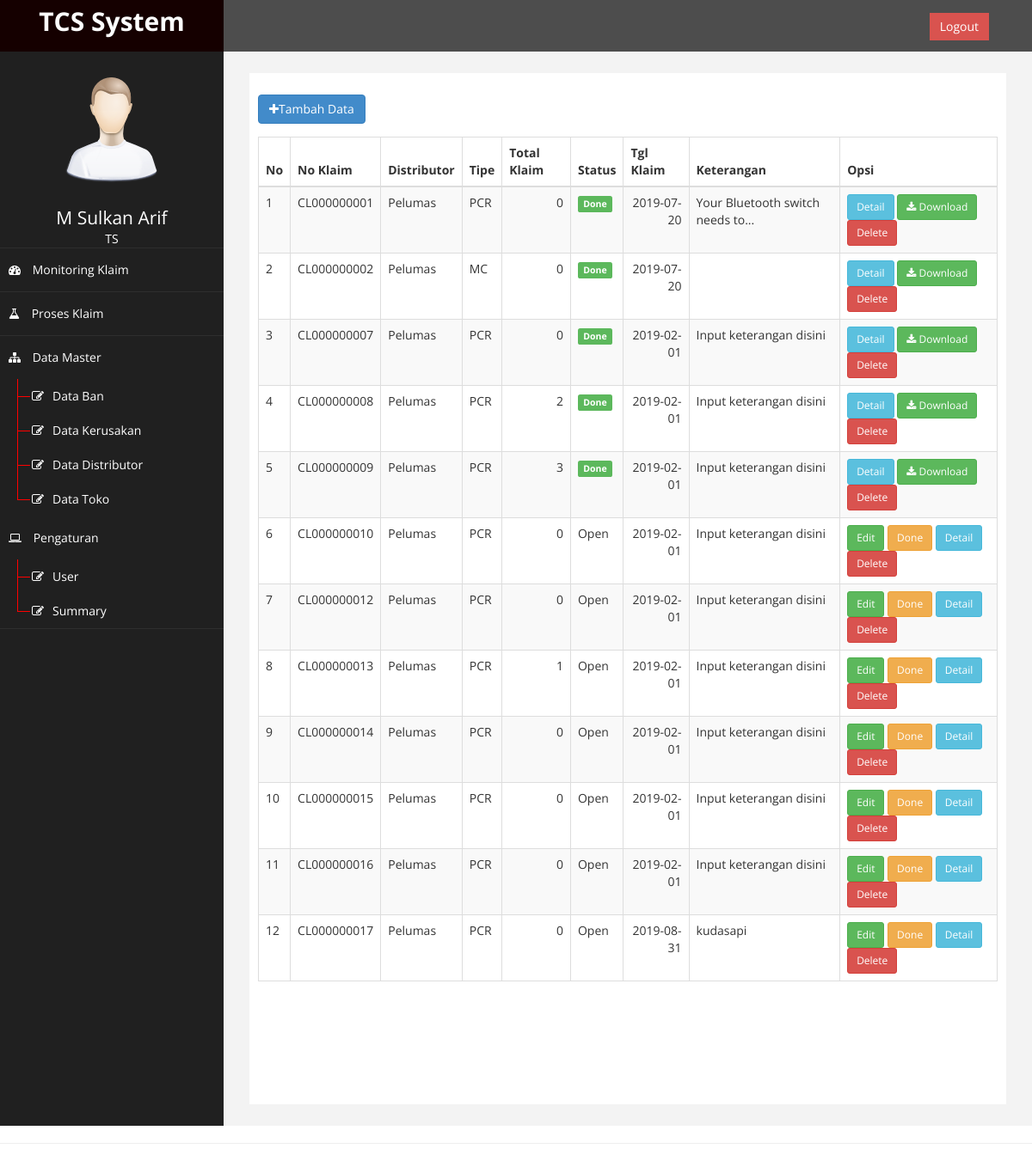
The app's page /?page=klaim (signed in), older data.
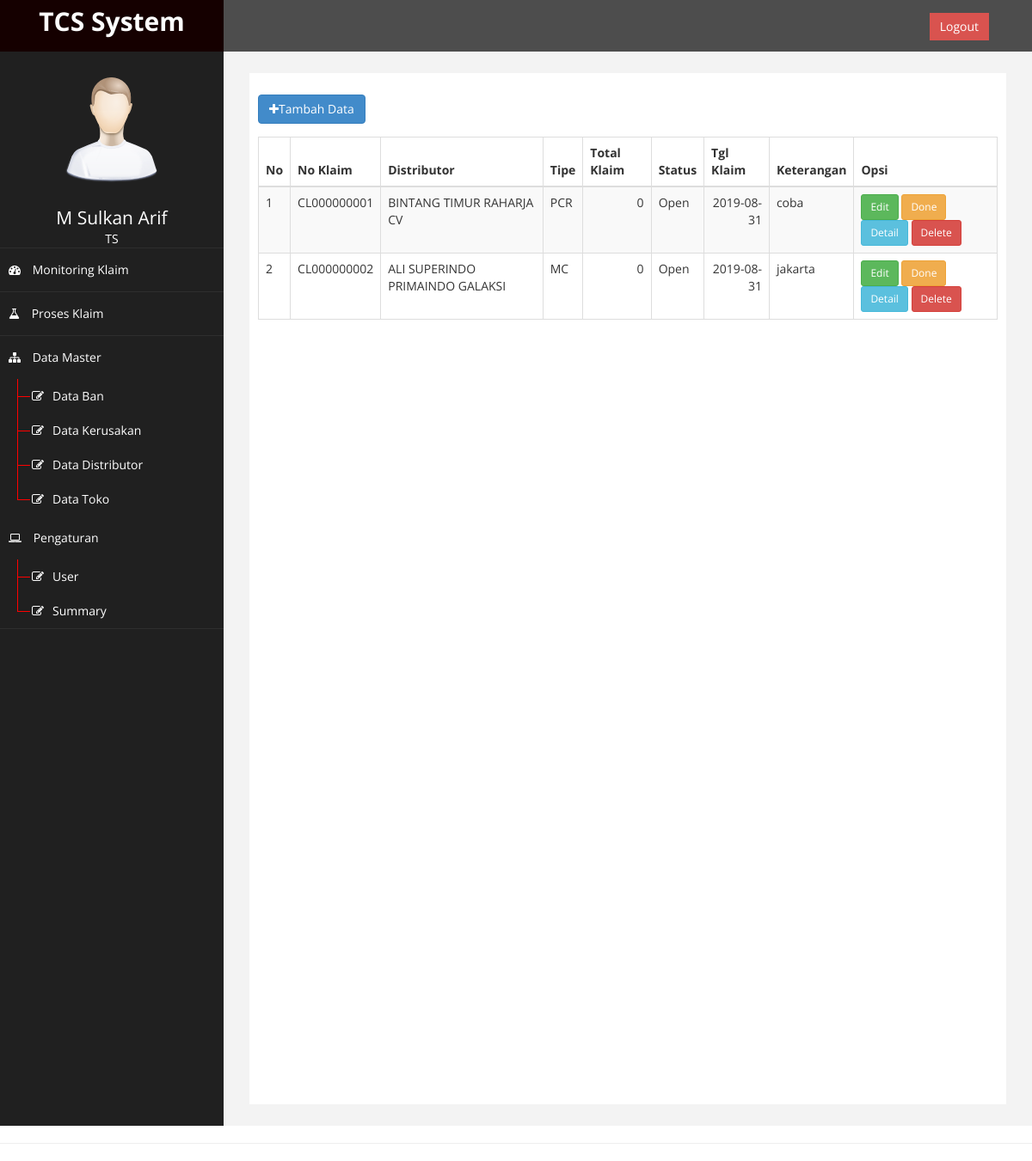
The same page, newer data.
### tables this page shows
CREATE TABLE `db_klaim` (
  `id_klaim` int(11) NOT NULL AUTO_INCREMENT,
  `no_klaim` varchar(20) NOT NULL,
  `grup` varchar(20) NOT NULL,
  `id_distributor` int(1) NOT NULL,
  `tgl_klaim` date DEFAULT NULL,
  `keterangan` text,
  `status` enum('Open','Done') NOT NULL DEFAULT 'Open',
  `tgl_selesai` datetime DEFAULT NULL,
  PRIMARY KEY (`id_klaim`)
);

CREATE TABLE `db_distributor` (
  `id_distributor` int(200) NOT NULL AUTO_INCREMENT,
  `kode_distributor` varchar(100) NOT NULL,
  `nama_distributor` varchar(100) NOT NULL,
  `grup` enum('Internasional','Lokal') NOT NULL,
  `alamat` varchar(200) NOT NULL,
  `area` varchar(100) NOT NULL,
  `kota` varchar(100) NOT NULL,
  `telepon` int(100) NOT NULL,
  PRIMARY KEY (`id_distributor`)
);

### page/proses/proses.php (the view, shortened to what this page needs)
<?php
$klaim = [];
$sql = " SELECT k.*,d.nama_distributor, coalesce(dt.total,0) as total
    FROM db_klaim k
    INNER JOIN db_distributor d ON k.id_distributor=d.id_distributor
    LEFT JOIN (
    SELECT id_klaim, COUNT(*) AS total
    FROM db_klaim_detail
    GROUP BY id_klaim) AS dt ON k.id_klaim = dt.id_klaim ";
$query = mysqli_query($conn, $sql);
$no = 1;
while ($row = mysqli_fetch_assoc($query)) {
    $row['no'] = $no;
    $klaim[] = $row;
    $no++;
}
?>
</div>
<div class="panel-body">
    <a href="?page=klaim&aksi=tambah" class="btn btn-primary" style="margin-bottom: 15px"><i class="fa fa-plus"></i>Tambah Data</a>
    <div class="table-responsive">
        <table class="table table-striped table-bordered table-hover" id="dataTables-example">
            <thead>
                <tr>
                    <th>No</th>
                    <th>No Klaim</th>
                    <th>Distributor</th>
                    <th>Tipe</th>
                    <th>Total Klaim</th>
                    <th>Status</th>
                    <th>Tgl Klaim</th>
                    <th>Keterangan</th>
                    <th>Opsi</th>
                </tr>
            </thead>
            <tbody>
                <?php
                foreach ($klaim as $key => $v) : ?>
                    <tr>
                        <td><?= $v['no'] ?></td>
                        <td><?= $v['no_klaim'] ?></td>
                        <td><?= $v['nama_distributor'] ?></td>
                        <td><?= $v['grup'] ?></td>
                        <td class="text-right"><?= $v['total'] ?></td>
                        <td><span class="<?= $v['status'] == 'Done' ? 'label label-success' : '' ?>"><?= $v['status'] ?></span></td>
                        <td class="text-right"><?= $v['tgl_klaim'] ?></td>
                        <td data-toggle="tooltip" title="<?= $v['keterangan'] ?>"><?= strlen($v['keterangan']) >= 30 ? substr($v['keterangan'], 0, 30) . '...' : $v['keterangan'] ?></td>
                        <td>
                            <?php
                            if ($v['status'] == 'Open') : ?>
                                <a href="?page=klaim&aksi=edit&id_klaim=<?= $v['id_klaim'] ?>" class="btn btn-sm btn-success">Edit</a>
                                <?php
                                if ($_SESSION['akses'] == 'TS') : ?>
                                    <button onclick="doneProcess('<?= $v['id_klaim'] ?>')" class="btn btn-sm btn-warning">Done</button>
                                <?php endif; ?>
                            <?php endif; ?>
                            <a href="?page=klaim&aksi=detail&id_klaim=<?= $v['id_klaim'] ?>&status=<?= $v['status'] ?>" class="btn btn-sm btn-info">Detail</a>
                            <?php if ($v['status'] == 'Done') : ?>
                                <button onclick="exportResult('<?= $v['id_klaim'] ?>')" class="btn btn-sm btn-success"><i class="fa fa-download"></i> Download</button>
                                <?php endif ?>
                                <button onclick="doDelete('<?= $v['id_klaim'] ?>')" class="btn btn-sm btn-danger">Delete</button>
                        </td>
                    </tr>
                <?php endforeach; ?>
            </tbody>
        </table>
    </div>
</div>
</div>
</div>

Row changes from the older to the newer data that the page shows:
removed db_klaim: id_klaim "1", no_klaim "CL000000001", id_distributor.nama_distributor "Pelumas", grup "PCR", total "0", status "Done", tgl_klaim "2019-07-20", keterangan "Your Bluetooth switch needs to"
removed db_klaim: id_klaim "2", no_klaim "CL000000002", id_distributor.nama_distributor "Pelumas", grup "MC", total "0", status "Done", tgl_klaim "2019-07-20"
removed db_klaim: id_distributor "3", no_klaim "CL000000007", id_distributor.nama_distributor "Pelumas", grup "PCR", total "0", status "Done", tgl_klaim "2019-02-01", keterangan "Input keterangan disini"
removed db_klaim: no "4", no_klaim "CL000000008", id_distributor.nama_distributor "Pelumas", grup "PCR", total "2", status "Done", tgl_klaim "2019-02-01", keterangan "Input keterangan disini"
removed db_klaim: no "5", no_klaim "CL000000009", id_distributor.nama_distributor "Pelumas", grup "PCR", total "3", status "Done", tgl_klaim "2019-02-01", keterangan "Input keterangan disini"
removed db_klaim: no "6", no_klaim "CL000000010", id_distributor.nama_distributor "Pelumas", grup "PCR", total "0", status "Open", tgl_klaim "2019-02-01", keterangan "Input keterangan disini"
removed db_klaim: no "7", no_klaim "CL000000012", id_distributor.nama_distributor "Pelumas", grup "PCR", total "0", status "Open", tgl_klaim "2019-02-01", keterangan "Input keterangan disini"
removed db_klaim: no "8", no_klaim "CL000000013", id_distributor.nama_distributor "Pelumas", grup "PCR", total "1", status "Open", tgl_klaim "2019-02-01", keterangan "Input keterangan disini"
removed db_klaim: no "9", no_klaim "CL000000014", id_distributor.nama_distributor "Pelumas", grup "PCR", total "0", status "Open", tgl_klaim "2019-02-01", keterangan "Input keterangan disini"
removed db_klaim: no "10", no_klaim "CL000000015", id_distributor.nama_distributor "Pelumas", grup "PCR", total "0", status "Open", tgl_klaim "2019-02-01", keterangan "Input keterangan disini"
removed db_klaim: no "11", no_klaim "CL000000016", id_distributor.nama_distributor "Pelumas", grup "PCR", total "0", status "Open", tgl_klaim "2019-02-01", keterangan "Input keterangan disini"
removed db_klaim: no "12", no_klaim "CL000000017", id_distributor.nama_distributor "Pelumas", grup "PCR", total "0", status "Open", tgl_klaim "2019-08-31", keterangan "kudasapi"
added db_klaim: no "1", no_klaim "CL000000001", id_distributor.nama_distributor "BINTANG TIMUR RAHARJA CV", grup "PCR", total "0", status "Open", tgl_klaim "2019-08-31", keterangan "coba"
added db_klaim: id_distributor "2", no_klaim "CL000000002", id_distributor.nama_distributor "ALI SUPERINDO PRIMAINDO GALAKSI", grup "MC", total "0", status "Open", tgl_klaim "2019-08-31", keterangan "jakarta"
